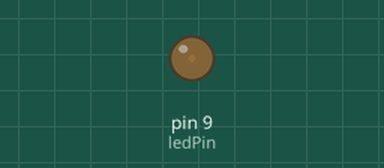
Simulated run of this sketch. Board: Arduino Uno, built with avr-gcc and run on an emulated ATmega328P. Parts: output pins drawn as LEDs (lit = HIGH).

Above: at 0.05 s.
At 0.95 s:
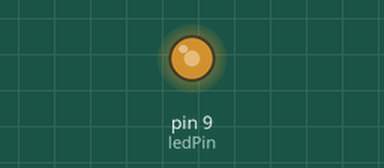
At 1.4 s:
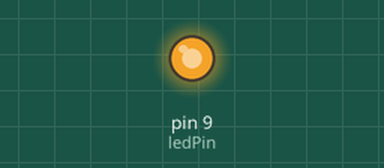
At 2.75 s:
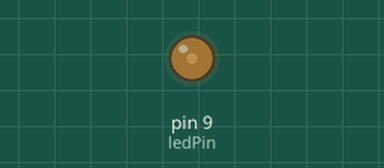
Timing chart, 0 to 7.0 s (numbered marks = the images above):
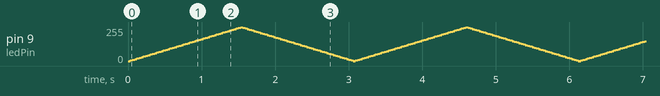

The sketch:

FadeLED.ino
```cpp
/*
  Fade LED

  A simple program that fades an led on and off
*/
int brightness = 0; // original value of led brightness
int fadeAmount = 5; // amount of brightness variation
int ledPin = 9;

void setup() {
  Serial.begin(9600);
  pinMode(ledPin, OUTPUT); // define pin as output
}

void loop() {
  analogWrite(ledPin, brightness);

  brightness += fadeAmount;

  if (brightness == 0 || brightness == 255) {
    fadeAmount = -fadeAmount; // change the direction of the brightness
  }

  delay(30);
}
```
